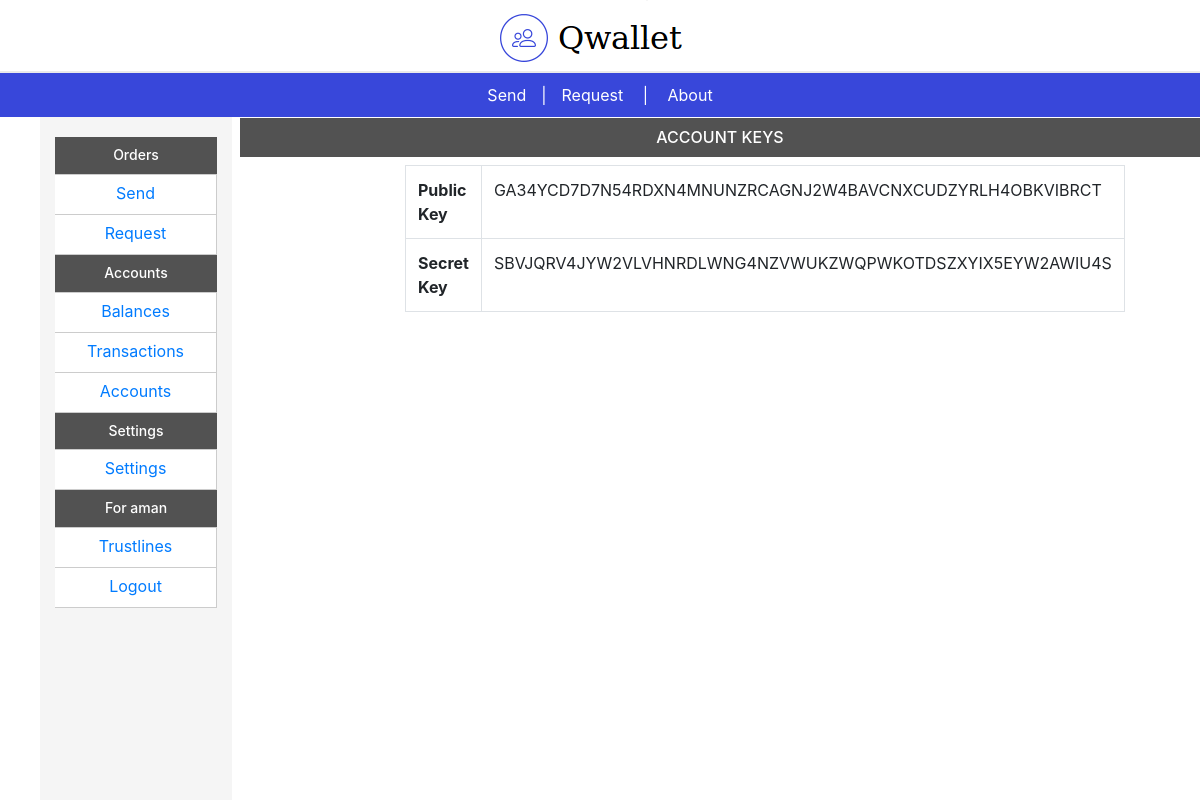
The page /stellar/get_keys/ (signed in) on the database its author committed.
### stellar/models.py (models this page shows, shortened)
class Accounts(models.Model):
    created = models.DateTimeField(auto_now_add=True)
    modified = models.DateTimeField(auto_now=True)
    is_active = models.BooleanField(default=True)
    user_name = models.CharField(max_length=200)
    name = models.CharField(max_length=200)
    address = models.CharField(max_length=200)
    seed = models.CharField(max_length=200)

### stellar/views.py (the view)
@login_required
def keys(request):
    user = Accounts.objects.filter(user_name=request.user)
    address = user[0].address
    secret_key = user[0].seed
    r = {'address':address,'secret_key':secret_key}
    print(r)
    return render(request, 'stellar/keys.html',{'r':r})

### templates/stellar/keys.html
{% extends "base.html" %}
{% block content %}
<fieldset class="settinggg">
    <h2 style="text-align: center;" class='legend'>
      Account Keys
    </h2>
</fieldset>
<div class="row">
    <div class="col-md-2"></div>
    <div class="col-md-4">
        <table class="table table-bordered bold">
            {% if r %}
            <tr>
                <td><b>Public Key</b></td><td>{{r.address}}</td>
            </tr>
            <tr>
                <td><b>Secret Key</b> </td><td>{{r.secret_key}}</td>
            </tr>
            {%  endif %}
        </table>
    </div>
    <div class="col-md-6"></div>
</div>
{% endblock %}

### templates/nav_0.html (shortened to what this page needs)
{% load static %}
<div class="nev_toggle_bar">
    <ul class="dropdown_bar_bar">
        <li>
            <ul class="sub_dropdown_bar">
                <li>
<div class="sider_bar">
{% load i18n %}
<div class="navbar_inner">
      <ul class="navbar-nav">
          {% if request.user.is_authenticated %}
          <h5> Orders</h5>
        <ul>
          <li>
            <a  href="/stellar/send">{% trans "Send" %}</a>
          </li>
          <li class="navbar-nav-item">
            <a href="/stellar/request">{% trans "Request" %}</a>
          </li>
        </li>
      </ul>
      <h5> Accounts</h5><ul>
        <li class="navbar-nav-item">
          <a href="/stellar/accountdetails">{% trans "Balances" %}</a>
        </li>
        <li class="navbar-nav-item">
            <a  href="/stellar/transactions">{% trans "Transactions" %}</a>
          </li>
          <li class="navbar-nav-item">
            <a href="/stellar/accounts">{% trans "Accounts" %}</a>
          </li>
        </ul>
          <h5> Settings </h5><ul>
          <li class="navbar-nav-item">
            <a href="/settings">{% trans "Settings" %} </a>
          </li>
<h5>For {{ request.user }}</h5>
          <li class="navbar-nav-item">
            <a href="/stellar/trustlines">{% trans "Trustlines" %} </a>
          </li>
          <li class="navbar-nav-item">
            <a href="/logout_user/">{% trans "Logout" %}</a>
          </li></ul>
          {% endif %}
        </ul>
</div>

### static/css/style.css (style rules this page uses)
body { margin:0; }
.sider_bar { width: 16%; float: left; padding: 20px 15px; background-color: #f5f5f5; height: 100%; position: fixed; overflow: hidden; }
.sider_bar h5 { font-size: 14px; text-align: center; padding-left: 0; border-bottom: 1px solid #ccc; padding-bottom: 10px; margin-bottom: 0; background-color: #525252; color: #fff; padding: 10px; }
.sider_bar ul.navbar-nav { list-style: none; padding: 0; box-sizing: border-box; display: inline-block; width: 100%; }
.sider_bar ul.navbar-nav a { text-decoration: none; font-size: 16px; display: inline-block; margin-bottom: 10px; }
.navbar_inner { background-color: #f5f5f5; position: relative; top: 0; bottom: 0; height: 100%; }
.sider_bar { width: 16%; float: left; display: block; height: 100%; }
.sider_bar li { width: 100%; border-bottom: 1px solid #ccc; line-height: 15px; padding: 11px 30px 3px; border-right: 1px solid #ccc; display: block; cursor: pointer; background-color: #fff; text-align: center; }
.sider_bar ul.navbar-nav ul { list-style: none; padding: 0; box-sizing: border-box; display: inline-block; width: 100%; }
.content_side fieldset.settinggg h2.legend { background-color: #525252; padding: 10px 15px; font-size: 16px; color: #fff; text-transform: uppercase; margin-top: 1px; }
.nev_toggle_bar { width: 20%; display: block; float: left; }
.nev_toggle_bar ul.dropdown_bar_bar { padding: 0; list-style: none; }
.nev_toggle_bar .sub_dropdown_bar { list-style-type: none; }

### rows shown on the page
Accounts: address "GA34YCD7D7N54RDXN4MNUNZRCAGNJ2W4BAVCNXCUDZYRLH4OBKVIBRCT", secret_key "SBVJQRV4JYW2VLVHNRDLWNG4NZVWUKZWQPWKOTDSZXYIX5EYW2AWIU4S"

### other values the page prints
{{ request.user }} "aman"
